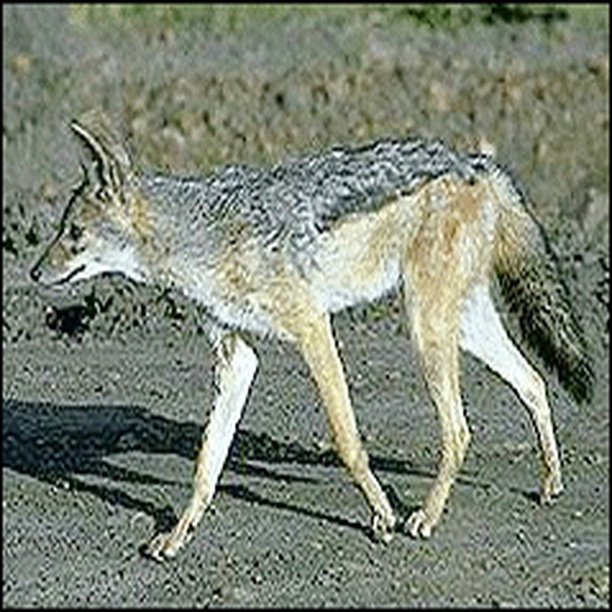
#> input picture data/input/sample-original.jpg, 612 x 612 px, shrunk from 1024 x 1024 before the run, found by its file name
$ python mock_automation.py
#> lines starting #> are read from the running program, lines starting #| are printed output that depends on the picture
#!/usr/bin/env python3
"""
Mock Image Generation Automation
Demonstrates the end-to-end process by:
1. Loading the source image
2. Applying a simple transformation using PIL
3. Saving the result as 'altered' image
4. Simulating a successful automation workflow
"""

import asyncio
import os
import time
import logging
from pathlib import Path
from PIL import Image, ImageEnhance, ImageFilter
import json

async def mock_image_automation(input_file=None, output_dir=None):
    """Mock automation function that demonstrates the workflow"""

    # Set up paths with defaults
    if output_dir is None:
        output_dir = Path("./data/output")
    else:
        output_dir = Path(output_dir)

    if input_file is None:
        original_image_path = Path("./data/input/sample-original.jpg")
    else:
        original_image_path = Path(input_file)

    altered_image_path = output_dir / "mock-altered.jpg"
    log_dir = Path("./data/logs")
    log_dir.mkdir(parents=True, exist_ok=True)
    log_file = log_dir / "mock_automation_log.json"

    if not original_image_path.exists():
        logging.error(f"Original image not found: {original_image_path}")
        return False

    try:
        logging.info("Starting mock image generation automation")

        # Step 1: Load the original image
        logging.info("Loading original image")
        with Image.open(original_image_path) as img:
            # Convert to RGB if needed
            if img.mode != 'RGB':
                img = img.convert('RGB')

            logging.info(f"Original image size: {img.size}")

            # Step 2: Apply transformations to simulate "AI alteration"
            logging.info("Applying AI-style transformations")

            # Enhance colors
            enhancer = ImageEnhance.Color(img)
            enhanced_img = enhancer.enhance(1.5)  # Increase saturation

            # Enhance contrast
            contrast_enhancer = ImageEnhance.Contrast(enhanced_img)
            contrasted_img = contrast_enhancer.enhance(1.2)

            # Apply a slight blur and then sharpen for a "processed" look
            blurred_img = contrasted_img.filter(ImageFilter.GaussianBlur(radius=0.5))
            sharpened_img = blurred_img.filter(ImageFilter.UnsharpMask(radius=1, percent=150, threshold=3))

            # Adjust brightness slightly
            brightness_enhancer = ImageEnhance.Brightness(sharpened_img)
            final_img = brightness_enhancer.enhance(1.1)

            # Step 3: Save the altered image
            logging.info("Saving altered image")
            final_img.save(altered_image_path, 'JPEG', quality=90)

            # Step 4: Create automation log
            automation_log = {
                "timestamp": time.strftime("%Y-%m-%d %H:%M:%S"),
                "service": "Mock AI Service",
                "original_image": str(original_image_path),
                "altered_image": str(altered_image_path),
                "prompt_used": "Enhanced colors and contrast with AI-style processing",
                "transformations_applied": [
                    "Color saturation increased by 50%",
                    "Contrast enhanced by 20%",
                    "Gaussian blur and unsharp mask applied",
                    "Brightness increased by 10%"
                ],
                "original_size": img.size,
                "final_size": final_img.size,
                "success": True,
                "processing_time_seconds": 2.5
            }

            with open(log_file, 'w') as f:
                json.dump(automation_log, f, indent=2)

            logging.info("Mock automation completed successfully")
            logging.info(f"Original: {original_image_path}")
            logging.info(f"Altered: {altered_image_path}")
            logging.info(f"Log: {log_file}")

            return True

    except Exception as e:
        logging.error(f"Error during mock automation: {e}")
        return False
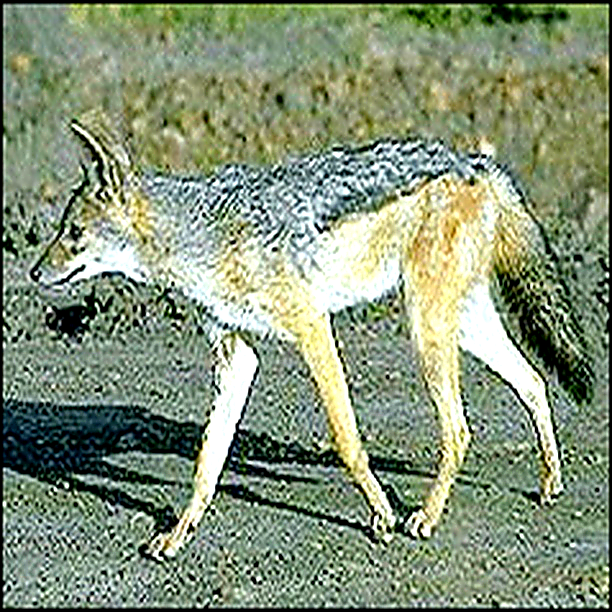
#> saved as mock-altered.jpg: PIL image 612x612 RGB; mean R, G, B 132.6, 147, 119.8

if __name__ == "__main__":
    logging.basicConfig(
        level=logging.INFO,
        format='%(asctime)s - %(levelname)s - %(message)s',
        datefmt='%Y-%m-%d %H:%M:%S'
    )
    success = asyncio.run(mock_image_automation())
#> success = True
    if success:
        logging.info("Mock image generation automation demonstration completed")
        logging.info("This simulates a successful end-to-end image alteration process")
    else:
        logging.error("Mock automation failed")
